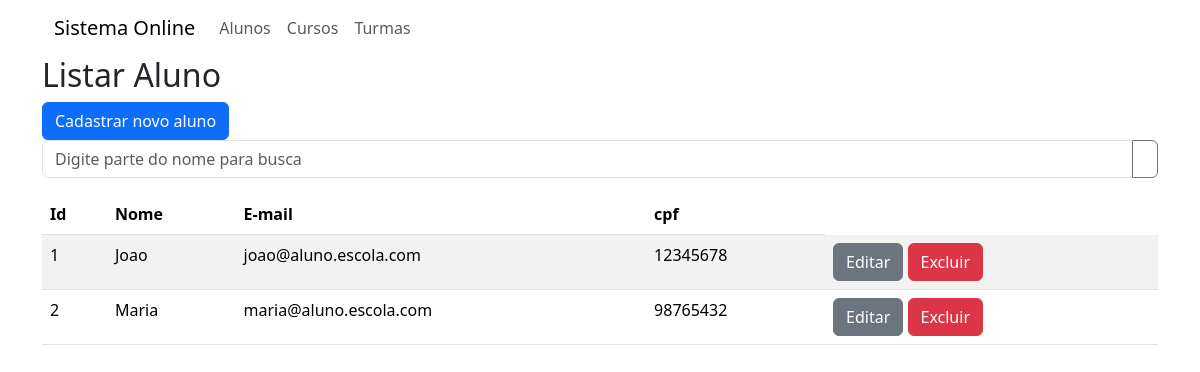
/teste/listar_alunos, run on an earlier commit of the app's database.
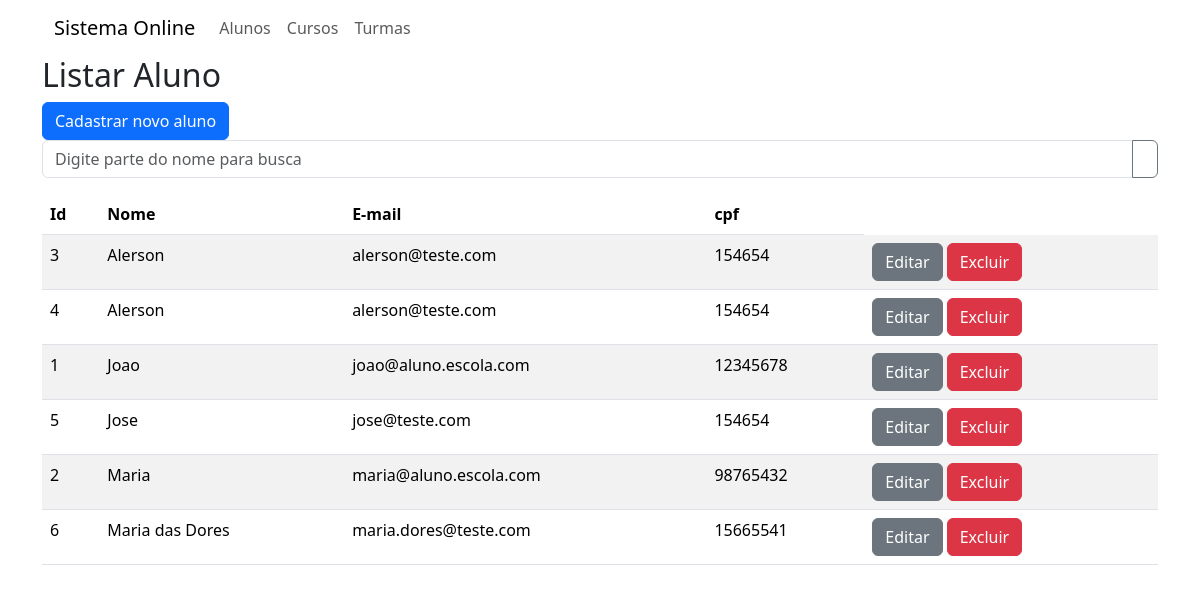
And on a later commit of the database.
### teste/models.py (models this page shows, shortened)
class Aluno(models.Model):
    nome = models.CharField(max_length=200, null=False)
    cpf = models.CharField(max_length=14, null=False)
    email = models.EmailField()

### teste/views.py (the view)
# urls.py: path('listar_alunos', views.listarAluno,
def listarAluno(request):
    busca = request.GET.get('busca')
    if busca:
        alunos = Aluno.objects.filter(nome__icontains=busca).extra(select={'novo': 'lower(nome)'}).order_by('novo')
    else:
        alunos = Aluno.objects.all().extra(select={'novo': 'lower(nome)'}).order_by('novo')
    return render(request, 'listar_aluno.html',
                  {'alunos':alunos})

### teste/templates/listar_aluno.html
{% extends 'base.html' %}
{% load bootstrap_icons %}
{% block content %}
    <h2>Listar Aluno</h2>
    <a href="{% url 'incluir_aluno' %}" class="btn btn-primary">
        Cadastrar novo aluno</a>
    <form method="get">
        <div class="input-group mb-3">
            <input type="text" class="form-control"
                placeholder="Digite parte do nome para busca"
                aria-label="Digite parte do nome para busca"
                name="busca"
                aria-describedby="botao-busca">
            <button class="btn btn-outline-secondary" type="submit"
                id="botao-busca">{% bs_icon 'search' %}</button>
        </div>
    </form>
    <table class="table table-striped">
        <thead>
            <tr>
                <th>Id</th>
                <th>Nome</th>
                <th>E-mail</th>
                <th>cpf</th>
            </tr>
        </thead>
        <tbody>
            {% for a in alunos %}
                <tr>
                    <td>{{a.id}}</td>
                    <td>{{a.nome}}</td>
                    <td>{{a.email}}</td>
                    <td>{{a.cpf}}</td>
                    <td>
                        <a href="{% url 'editar_aluno' a.id %}" class="btn btn-secondary">Editar {% bs_icon 'pen' %}</a>
                        <a href="javascript:void(0)"
                            onclick="abrirTela('{% url 'excluir_aluno' a.id %}')" class="btn btn-danger">Excluir {% bs_icon 'x-lg' %}</a>
                    </td>
                </tr>
            {% endfor %}
        </tbody>
    </table>
    {% endblock %}

What changed in the data, as far as the page shows it:
added Aluno: id "3", nome "Alerson", email "alerson@teste.com", cpf "154654"
added Aluno: id "4", nome "Alerson", email "alerson@teste.com", cpf "154654"
added Aluno: id "5", nome "Jose", email "jose@teste.com", cpf "154654"
added Aluno: id "6", nome "Maria das Dores", email "maria.dores@teste.com", cpf "15665541"
